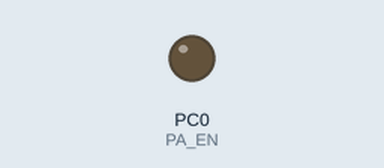
Simulated run of this program. Board: ATmega8, built with avr-gcc and emulated at 8 MHz. On the bench: output pins drawn as LEDs (lit = HIGH).

Above: at 0.5 s.
At 34.95 s:
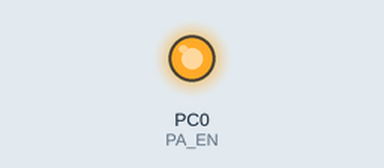
Timing chart, 0 to 35.6 s (numbered marks = the images above):
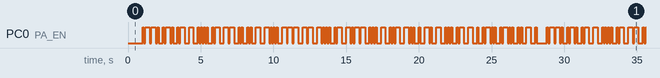

The program:

hBeacon_OOKtest.c
```c
/****************************************************************************/
/* 					PRATHAM - IITB's Student Satellite                      */
/*                                                                          */
/* Microcontroller:                                                         */
/*          Atmel AVRmega8L                                               */
/* Written for the AVRStudio5 compiler                                      */
/*                                                                          */
/* Author:  Hussain Manasawala, MTech in Electronic Systems, IITB           */
/*                                                                          */
/* Contact: husainmanasa@ee.iitb.ac.in                                      */
/*                                                                          */
/****************************************************************************/
/*
 * hBeacon_OOKtest.c
 *
 * Created: 01-04-2012 01:14:36
 *  Author: Hussain
 */

#include "common.h"
#include "uart.h"

/************************************************************/
/*				Main begins									*/
/************************************************************/
int main(void)
{
	/*char array[40];
	char array1[40];
	char array2[50];

	_delay_ms(1000);

 	init_UART0();

	transmit_UART0('\r');
	transmit_UART0('\r');
	transmit_UART0('H');
	transmit_UART0('e');
	transmit_UART0('l');
	transmit_UART0('l');
	transmit_UART0('o');

	sprintf(array,"\t..This is IITB's Student Satellite...\r");
	transmit_string_UART0(array);

	sprintf(array1,"\tThis is HUSSAIN's Beacon code...");
	sprintf(array2,"\rTransmitting...\t'PRATHAMIITBOMBAYSTUDENTSATELLITE'\r");*/

	//The morse code will be generated at pin PC0 (Physical pin 23) of the Atmega8.

/************************************************************/
	_delay_ms(1000);

	DDR_PA = 0x01;
	PORT_PA = 0x00;

	while(1){

	//transmit_string_UART0(array1);
	//transmit_string_UART0(array2);

/************************************************************/
		//For P
		sbi(PORT_PA,PA_EN);
		_delay_ms(100);
		cbi(PORT_PA,PA_EN);
		_delay_ms(100);
		sbi(PORT_PA,PA_EN);
		_delay_ms(300);
		cbi(PORT_PA,PA_EN);
		_delay_ms(100);
		sbi(PORT_PA,PA_EN);
		_delay_ms(300);
		cbi(PORT_PA,PA_EN);
		_delay_ms(100);
		sbi(PORT_PA,PA_EN);
		_delay_ms(100);
		cbi(PORT_PA,PA_EN);
		_delay_ms(300);
		//For R
		sbi(PORT_PA,PA_EN);
		_delay_ms(100);
		cbi(PORT_PA,PA_EN);
		_delay_ms(100);
		sbi(PORT_PA,PA_EN);
		_delay_ms(300);
		cbi(PORT_PA,PA_EN);
		_delay_ms(100);
		sbi(PORT_PA,PA_EN);
		_delay_ms(100);
		cbi(PORT_PA,PA_EN);
		_delay_ms(300);
		//For A
		sbi(PORT_PA,PA_EN);
		_delay_ms(100);
		cbi(PORT_PA,PA_EN);
		_delay_ms(100);
		sbi(PORT_PA,PA_EN);
		_delay_ms(300);
		cbi(PORT_PA,PA_EN);
		_delay_ms(300);
		//For T
		sbi(PORT_PA,PA_EN);
		_delay_ms(300);
		cbi(PORT_PA,PA_EN);
		_delay_ms(300);
		//For H
		sbi(PORT_PA,PA_EN);
		_delay_ms(100);
		cbi(PORT_PA,PA_EN);
		_delay_ms(100);
		sbi(PORT_PA,PA_EN);
		_delay_ms(100);
		cbi(PORT_PA,PA_EN);
		_delay_ms(100);
		sbi(PORT_PA,PA_EN);
		_delay_ms(100);
		cbi(PORT_PA,PA_EN);
		_delay_ms(100);
		sbi(PORT_PA,PA_EN);
		_delay_ms(100);
		cbi(PORT_PA,PA_EN);
		_delay_ms(300);
		//For A
		sbi(PORT_PA,PA_EN);
		_delay_ms(100);
		cbi(PORT_PA,PA_EN);
		_delay_ms(100);
		sbi(PORT_PA,PA_EN);
		_delay_ms(300);
		cbi(PORT_PA,PA_EN);
		_delay_ms(300);
		//For M
		sbi(PORT_PA,PA_EN);
		_delay_ms(300);
		cbi(PORT_PA,PA_EN);
		_delay_ms(100);
		sbi(PORT_PA,PA_EN);
		_delay_ms(300);
		cbi(PORT_PA,PA_EN);
		_delay_ms(300);
		//For I
		sbi(PORT_PA,PA_EN);
		_delay_ms(100);
		cbi(PORT_PA,PA_EN);
		_delay_ms(100);
		sbi(PORT_PA,PA_EN);
		_delay_ms(100);
		cbi(PORT_PA,PA_EN);
		_delay_ms(300);
		//For I
		sbi(PORT_PA,PA_EN);
		_delay_ms(100);
		cbi(PORT_PA,PA_EN);
		_delay_ms(100);
		sbi(PORT_PA,PA_EN);
		_delay_ms(100);
		cbi(PORT_PA,PA_EN);
		_delay_ms(300);
		//For T
		sbi(PORT_PA,PA_EN);
		_delay_ms(300);
		cbi(PORT_PA,PA_EN);
		_delay_ms(300);
		//For B
		sbi(PORT_PA,PA_EN);
		_delay_ms(300);
		cbi(PORT_PA,PA_EN);
		_delay_ms(100);
		sbi(PORT_PA,PA_EN);
		_delay_ms(100);
		cbi(PORT_PA,PA_EN);
		_delay_ms(100);
		sbi(PORT_PA,PA_EN);
		_delay_ms(100);
		cbi(PORT_PA,PA_EN);
		_delay_ms(100);
		sbi(PORT_PA,PA_EN);
		_delay_ms(100);
		cbi(PORT_PA,PA_EN);
		_delay_ms(300);
		//For O
		sbi(PORT_PA,PA_EN);
		_delay_ms(300);
		cbi(PORT_PA,PA_EN);
		_delay_ms(100);
		sbi(PORT_PA,PA_EN);
		_delay_ms(300);
		cbi(PORT_PA,PA_EN);
		_delay_ms(100);
		sbi(PORT_PA,PA_EN);
		_delay_ms(300);
		cbi(PORT_PA,PA_EN);
		_delay_ms(300);
		//For M
		sbi(PORT_PA,PA_EN);
		_delay_ms(300);
		cbi(PORT_PA,PA_EN);
		_delay_ms(100);
		sbi(PORT_PA,PA_EN);
		_delay_ms(300);
		cbi(PORT_PA,PA_EN);
		_delay_ms(300);
		//For B
		sbi(PORT_PA,PA_EN);
		_delay_ms(300);
		cbi(PORT_PA,PA_EN);
		_delay_ms(100);
		sbi(PORT_PA,PA_EN);
		_delay_ms(100);
		cbi(PORT_PA,PA_EN);
		_delay_ms(100);
		sbi(PORT_PA,PA_EN);
		_delay_ms(100);
		cbi(PORT_PA,PA_EN);
		_delay_ms(100);
		sbi(PORT_PA,PA_EN);
		_delay_ms(100);
		cbi(PORT_PA,PA_EN);
		_delay_ms(300);
		//For A
		sbi(PORT_PA,PA_EN);
		_delay_ms(100);
		cbi(PORT_PA,PA_EN);
		_delay_ms(100);
		sbi(PORT_PA,PA_EN);
		_delay_ms(300);
		cbi(PORT_PA,PA_EN);
		_delay_ms(300);
		//For Y
		sbi(PORT_PA,PA_EN);
		_delay_ms(300);
		cbi(PORT_PA,PA_EN);
		_delay_ms(100);
		sbi(PORT_PA,PA_EN);
		_delay_ms(100);
		cbi(PORT_PA,PA_EN);
		_delay_ms(100);
		sbi(PORT_PA,PA_EN);
		_delay_ms(300);
		cbi(PORT_PA,PA_EN);
		_delay_ms(100);
		sbi(PORT_PA,PA_EN);
		_delay_ms(300);
		cbi(PORT_PA,PA_EN);
		_delay_ms(300);
		//For S
		sbi(PORT_PA,PA_EN);
		_delay_ms(100);
		cbi(PORT_PA,PA_EN);
		_delay_ms(100);
		sbi(PORT_PA,PA_EN);
		_delay_ms(100);
		cbi(PORT_PA,PA_EN);
		_delay_ms(100);
		sbi(PORT_PA,PA_EN);
		_delay_ms(100);
		cbi(PORT_PA,PA_EN);
		_delay_ms(300);
		//For T
		sbi(PORT_PA,PA_EN);
		_delay_ms(300);
		cbi(PORT_PA,PA_EN);
		_delay_ms(300);
		//For U
		sbi(PORT_PA,PA_EN);
		_delay_ms(100);
		cbi(PORT_PA,PA_EN);
		_delay_ms(100);
		sbi(PORT_PA,PA_EN);
		_delay_ms(100);
		cbi(PORT_PA,PA_EN);
		_delay_ms(100);
		sbi(PORT_PA,PA_EN);
		_delay_ms(300);
		cbi(PORT_PA,PA_EN);
		_delay_ms(300);
		//For D
		sbi(PORT_PA,PA_EN);
		_delay_ms(300);
		cbi(PORT_PA,PA_EN);
		_delay_ms(100);
		sbi(PORT_PA,PA_EN);
		_delay_ms(100);
		cbi(PORT_PA,PA_EN);
		_delay_ms(100);
		sbi(PORT_PA,PA_EN);
		_delay_ms(100);
		cbi(PORT_PA,PA_EN);
		_delay_ms(300);
		//For E
		sbi(PORT_PA,PA_EN);
		_delay_ms(100);
		cbi(PORT_PA,PA_EN);
		_delay_ms(300);
		//For N
		sbi(PORT_PA,PA_EN);
		_delay_ms(300);
		cbi(PORT_PA,PA_EN);
		_delay_ms(100);
		sbi(PORT_PA,PA_EN);
		_delay_ms(100);
		cbi(PORT_PA,PA_EN);
		_delay_ms(300);
		//For T
		sbi(PORT_PA,PA_EN);
		_delay_ms(300);
		cbi(PORT_PA,PA_EN);
		_delay_ms(300);
		//For S
		sbi(PORT_PA,PA_EN);
		_delay_ms(100);
		cbi(PORT_PA,PA_EN);
		_delay_ms(100);
		sbi(PORT_PA,PA_EN);
		_delay_ms(100);
		cbi(PORT_PA,PA_EN);
		_delay_ms(100);
		sbi(PORT_PA,PA_EN);
		_delay_ms(100);
		cbi(PORT_PA,PA_EN);
		_delay_ms(300);
		//For A
		sbi(PORT_PA,PA_EN);
		_delay_ms(100);
		cbi(PORT_PA,PA_EN);
		_delay_ms(100);
		sbi(PORT_PA,PA_EN);
		_delay_ms(300);
		cbi(PORT_PA,PA_EN);
		_delay_ms(300);
		//For T
		sbi(PORT_PA,PA_EN);
		_delay_ms(300);
		cbi(PORT_PA,PA_EN);
		_delay_ms(300);
		//For E
		sbi(PORT_PA,PA_EN);
		_delay_ms(100);
		cbi(PORT_PA,PA_EN);
		_delay_ms(300);
		//For L
		sbi(PORT_PA,PA_EN);
		_delay_ms(100);
		cbi(PORT_PA,PA_EN);
		_delay_ms(100);
		sbi(PORT_PA,PA_EN);
		_delay_ms(300);
		cbi(PORT_PA,PA_EN);
		_delay_ms(100);
		sbi(PORT_PA,PA_EN);
		_delay_ms(100);
		cbi(PORT_PA,PA_EN);
		_delay_ms(100);
		sbi(PORT_PA,PA_EN);
		_delay_ms(100);
		cbi(PORT_PA,PA_EN);
		_delay_ms(300);
		//For L
		sbi(PORT_PA,PA_EN);
		_delay_ms(100);
		cbi(PORT_PA,PA_EN);
		_delay_ms(100);
		sbi(PORT_PA,PA_EN);
		_delay_ms(300);
		cbi(PORT_PA,PA_EN);
		_delay_ms(100);
		sbi(PORT_PA,PA_EN);
		_delay_ms(100);
		cbi(PORT_PA,PA_EN);
		_delay_ms(100);
		sbi(PORT_PA,PA_EN);
		_delay_ms(100);
		cbi(PORT_PA,PA_EN);
		_delay_ms(300);
		//For I
		sbi(PORT_PA,PA_EN);
		_delay_ms(100);
		cbi(PORT_PA,PA_EN);
		_delay_ms(100);
		sbi(PORT_PA,PA_EN);
		_delay_ms(100);
		cbi(PORT_PA,PA_EN);
		_delay_ms(300);
		//For T
		sbi(PORT_PA,PA_EN);
		_delay_ms(300);
		cbi(PORT_PA,PA_EN);
		_delay_ms(300);
		//For E
		sbi(PORT_PA,PA_EN);
		_delay_ms(100);
		cbi(PORT_PA,PA_EN);
		_delay_ms(700);

/************************************************************/
	}
	return 0;
}
/************************************************************/
/*				Main ends									*/
/************************************************************/
```

common.h
```c
/*
 * common.h
 *
 * Created: 01-04-2012 00:53:29
 *  Author: Hussain
 */

/**
 *@file  common.h
 *@brief Contains the various constant/macro/struct definitions, clock frequency and general functions
 * for ATmega8
*/

#ifndef COMMON_H_
#define COMMON_H_

///CPU frequency
#define F_CPU 8000000
#define NULL 0

#include <math.h>
#include <avr/io.h>
#include <stdlib.h>
#include <stdio.h>
#include <stdint.h>
#include <string.h>
#include <avr/interrupt.h>
#include <avr/wdt.h>
#include <util/delay.h>


#define sbi(x,y)	(x |= (1<<y))
#define cbi(x,y)	(x &= ~(1<<y))
#define tbi(x,y)	(x ^= (1<<y))

#define TRUE 1
#define FALSE 0

/**
 * @defgroup Modes
 * @brief Modes of operation of satellite
 * @todo Safe and emergency mode details to be obtained and coded
 */
//@{
/// During preflight checks
#define PREFLIGHT 0
/// Normal Mode
#define NOMINAL 1
/// Low power Mode
#define SAFE 2
/// Failure Mode
#define EMERGENCY 3
/// Detumbling Mode
#define DETUMBLING 4
//@}


#define LOCK	PD7	// Connected to LOCK pin of CC1020
#define DIO		PD6	// Connected to DIO pin of CC1020
#define DCLK	PD3	// Connected to DCLK pin of CC1020

#define DDR_TRX DDRD
#define PORT_TRX PORTD
#define PIN_TRX PIND

#define DDR_LNA DDRB
#define PORT_LNA PORTB
#define PIN_LNA PINB
#define LNA_EN	PB0	// Connected to LNA enable TPS

#define DDR_PA DDRC
#define PORT_PA PORTC
#define PIN_PA PINC
#define PA_EN	PC0	// Connected to PA enable TPS

/**
 * @defgroup TX_region Transmission Regions
 * @brief Defining centre and radius for communication check
 */
//@{
#define IN_LAT 22.5833
#define IN_LON 82.7666
#define IN_RAD 15
#define FR_LAT 48.861101
#define FR_LON 2.352104
#define FR_RAD 6
#define GS_LAT 19.133167
#define GS_LON 72.915144
#define GS_RAD 6
#define IN 1
#define GS 2
#define FR 3
//@}

///Frame Time for the main loop
#define FRAME_TIME 2

#endif /* COMMON_H_ */
```

uart.c
```c
/*
 * uart.c
 *
 * Created: 01-04-2012 00:50:19
 *  Author: Hussain
 */

#include "common.h"
#include "uart.h"

void init_UART0(void)
{
  UCSRA = 0;
  UCSRB = 0;
  UCSRC = 0;

  ///Double Baud Rate
  UCSRA |= (1<<U2X);
  ///Enable Reception
  UCSRB |=(1<<RXEN)|(1<<TXEN);
  ///8-bit Data Byte, 2 Stop bits
  UCSRC |=(1<<URSEL)|(1<<UCSZ0)|(1<<UCSZ1);
  ///Set Baud Rate to 9600
  UBRRL = 103;
  UBRRH = 0;
}

void transmit_UART0(char data)
{
  //* Wait for empty transmit buffer
  while ( !(UCSRA & (_BV(UDRE))) );
  //* Start transmission
  UDR = data;
}

uint8_t receive_UART0(void)
{
  ///Wait for a Byte to arrive
  while (!(UCSRA & _BV(RXC)));
  return UDR;
}

void send_preflight(char *data, uint16_t size)
{
  uint16_t i = 0;

  ///Loop through the data
  while(i < size)
  {
    ///* Wait for empty transmit buffer
    while ( !(UCSRA & (_BV(UDRE))) );
    ///* Start transmission
    UDR = data[i];
    i++;
  }
}

void transmit_string_UART0(char *buffer)
{
  	uint16_t i = 0;
  	///Loop through the data
  	while(buffer[i] != '\0')
  	{
    	///* Wait for empty transmit buffer
    	while ( !(UCSRA & (_BV(UDRE))) );
    	///* Start transmission
    	UDR = buffer[i];
		i++;
	}
}
```

uart.h
```c
/*
 * uart.h
 *
 * Created: 01-04-2012 00:52:10
 *  Author: Hussain
 */

/**
 * @file uart.h
 * @brief Contains the various pin/port definitions and procedures for uart.
 */

#ifndef UART_H_
#define UART_H_

#include "common.h"

void init_UART0(void );

void transmit_UART0(char data);

uint8_t receive_UART0(void);

void send_preflight(char *data, uint16_t size);

void transmit_string_UART0(char *buffer);

#endif /* UART_H_ */
```

Measured:
- by itself, PC0 (PA_EN): moves between LOW and HIGH, repeating every 27.4 s
- by itself, everything shown: repeats every 27.4 s, in 148 steps
